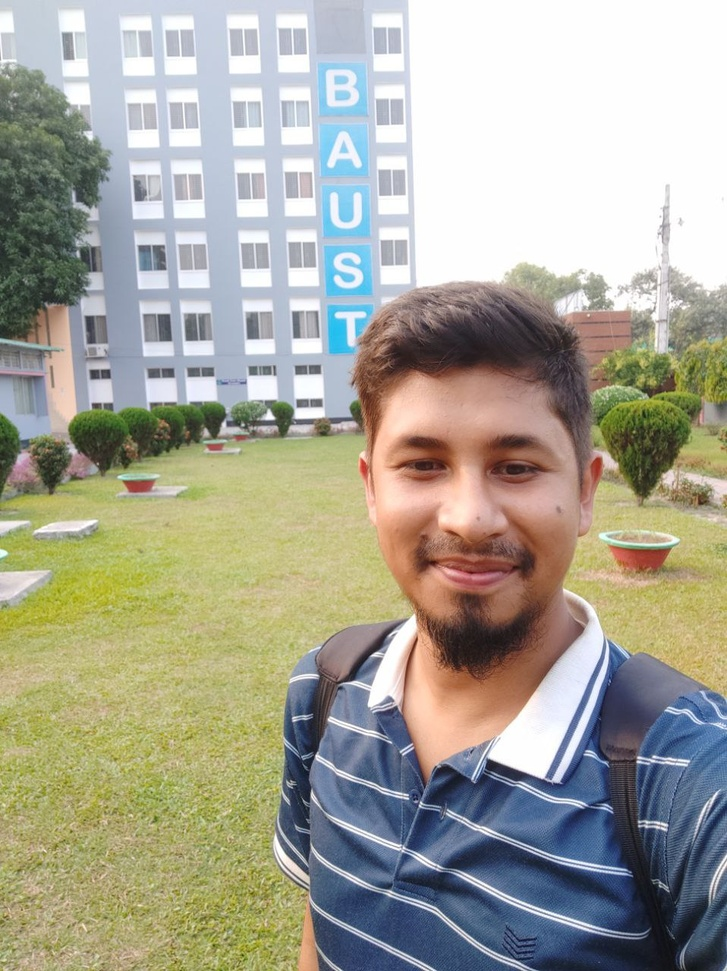
%> input picture EdgeDetection_Segmentation/mypic.jpg, 727 x 971 px, shrunk from 958 x 1280 before the run
$ octave b_Segment.m   (GNU Octave 9; MATLAB toolbox functions it lacks are replaced by stand-ins)
%> lines starting %> are read from the running program, lines starting %| are printed output that depends on the picture
clc; clear all;
I = imread("mypic.jpg");
%> I is the input picture: size 971x727x3 uint8; mean R, G, B 167, 165.3, 151.4

subplot(121);
imshow(I);
title("Input Image");

%Segment into three regions
[L, Centers] = imsegkmeans(I,3);
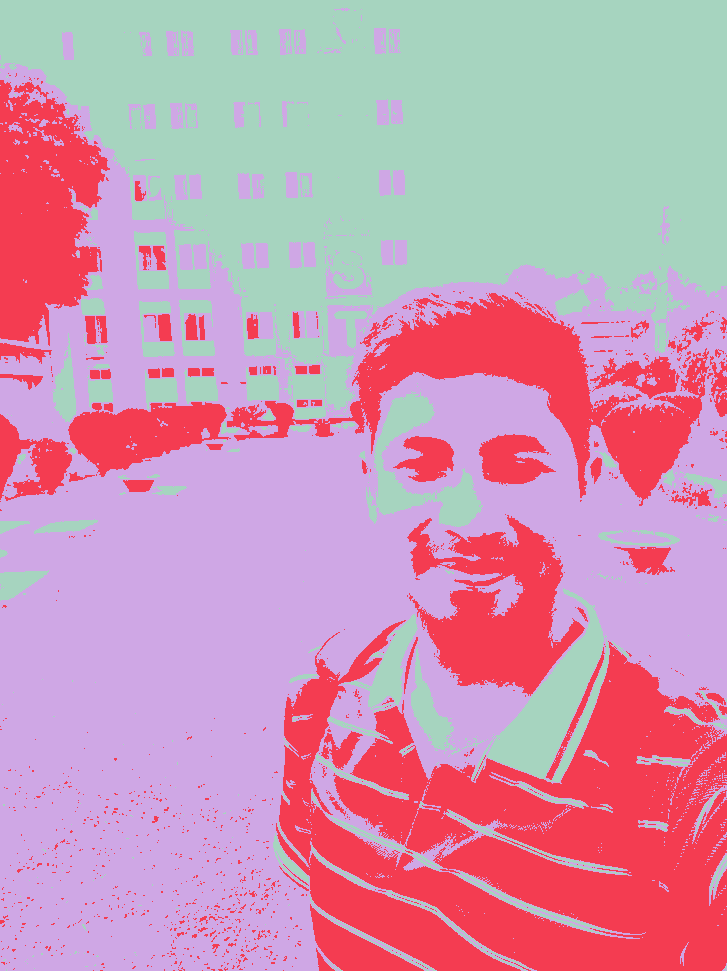
%> L: size 971x727 uint8; 3 distinct labels, from 1 to 3; one colour per label, 0 black
%> Centers = [230 233 238; 76 79 86; 177 169 130]
B = labeloverlay(I,L);
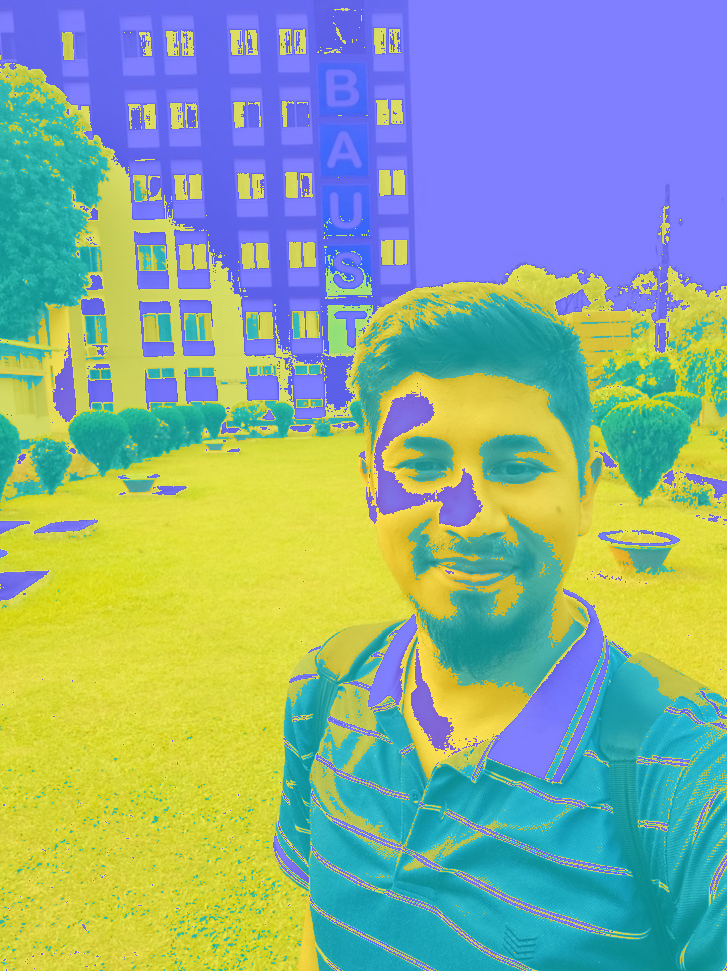
%> B: size 971x727x3 uint8; mean R, G, B 139.3, 171.5, 147.9

subplot(122);
imshow(B);
title("Labeled Image");
